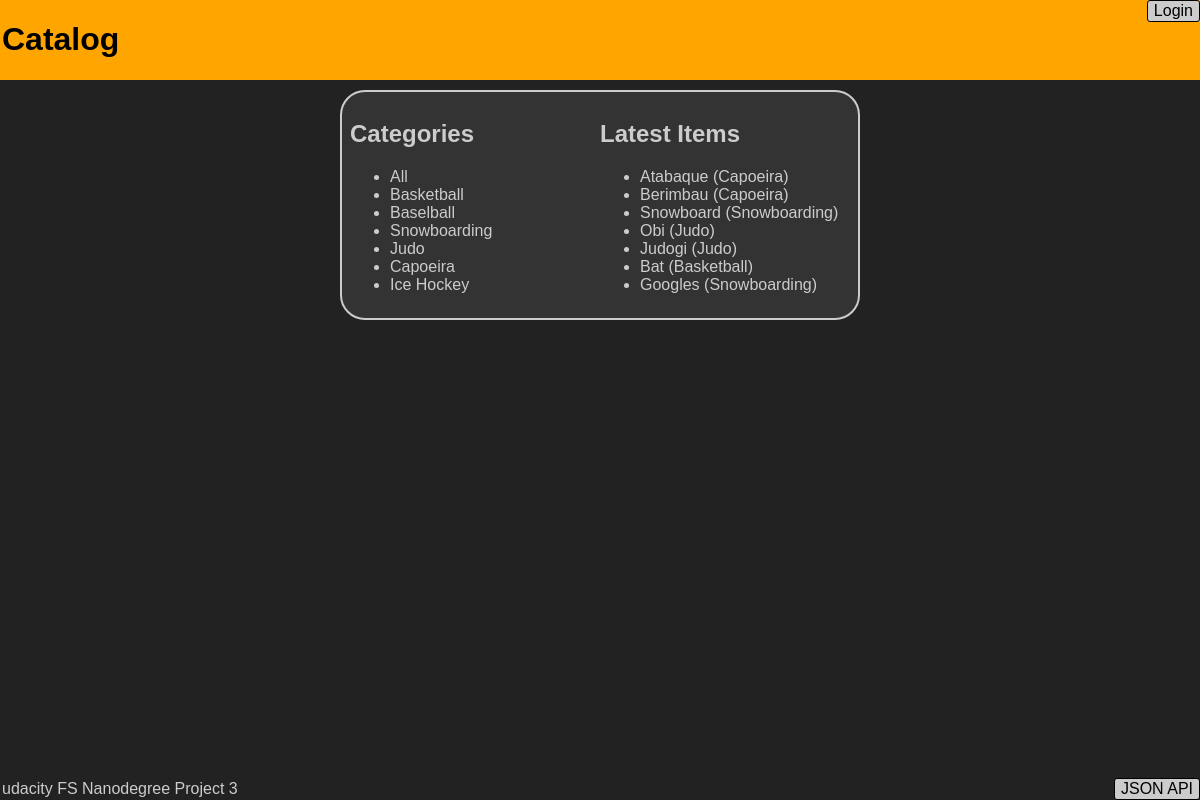
Page /catalog/ on the committed database.
### database_setup.py (models this page shows)
class Category(Base):
    __tablename__ = 'Categories'
    name = Column(String(255), nullable=False, unique=True)
    id = Column(Integer, primary_key=True)

class Item(Base):
    __tablename__ = 'Items'
    name = Column(String(255), nullable=False)
    id = Column(Integer, primary_key=True)
    category_id = Column(Integer, ForeignKey('Categories.id'))
    category = relationship(Category)
    owner_id = Column(Integer, ForeignKey('Users.id'))
    owner = relationship(User)
    description = Column(String(255))
    image = Column(String(255))
    created = Column(DateTime, default=datetime.datetime.utcnow)

### application.py (the view)
@app.route('/')
@app.route('/catalog/')
def showCatalog():
    categories = Category.query.all()
    items = Item.query.order_by(Item.created.desc()).all()
    return render_template('catalog.html', categories=categories,
                           items=items, user=g.user)

### application.py (called while the page is built)
@app.before_request
def before_request():
    g.user = None
    if 'user_id' in session:
        g.user = User.query.get(session['user_id'])
        g.user.name = github.get('user')["name"]
        g.user.avatar = github.get('user')["avatar_url"]
        db_session.add(g.user)
        db_session.commit()

@app.after_request
def after_request(response):
    db_session.remove()
    return response

### templates/catalog.html
{% include 'header.html' %}
	<div class="main">
		<div class="categories">
			<h2>Categories</h2>
			<ul>
				<li><a href="{{url_for('showCatalog')}}">All</a>
				</li>
				{% for category in categories %}
				<li><a href="{{url_for('showCategory', category_name = category.name)}}">{{category.name}}</a>
				</li>
				{% endfor %}
			</ul>
		</div>
		{% if category %}
		<div class="items">
			<h2>{{category.name}}</h2>
			<ul>
				{% if user %}
				<li><a href="{{url_for('addItem',category_name=category.name)}}">Add Item</a>
				</li>
				{% endif %} {% for item in items %}
				<li><a href="{{url_for('showItem', item_id = item.id)}}">{{item.name}}</a>
				</li>
				{% endfor %}
			</ul>
		</div>
		{% else %}
		<div class="items">
			<h2>Latest Items</h2>
			<ul>
				{% for item in items %}
				<li><a href="{{url_for('showItem', item_id = item.id)}}">{{item.name}} ({{item.category.name}})</a>
				</li>
				{% endfor %}
			</ul>
		</div>
		{% endif %}
	</div>
{% include 'footer.html' %}

### templates/header.html (shortened to what this page needs)
<html>
<head>
	<link rel=stylesheet type=text/css href="{{ url_for('static', filename='styles.css') }}">
</head>
<body>
<div class="header">
	<div class="title">
		<h1>Catalog</h1>
	</div>
	<div class="login">
		{% if user %}
		<div class="username">
			<div><p class="username">{{user.name}}</p></div>
			<a href="{{url_for('logoutUser')}}"><button style="float: right">Logout</button></a>
		</div>
		<div class="avatar">
			<img src="{{user.avatar}}" width="80" height="80" alt="Avatar">
		</div>
		{% else %}
		<a href="{{url_for('loginUser')}}"><button style="float: right">Login</button></a>
		{% endif %}
	</div>
</div>

### templates/footer.html
<div class="footer">
	<div class="udacity">udacity FS Nanodegree Project 3</div>
	<div class="api"><a href="{{url_for('catalogjson')}}"><button>JSON API</button></a>
	</div>
</div>
</body>
</html>

### static/styles.css (style rules this page uses)
body { font-family: sans-serif; background-color: #222222; margin: 0px 0px 0px 0px; width:100%; margin:0 auto; overflow:hidden; float:left; }
.header { width:100%; background-color: orange; margin-bottom: 10px; display: flex; display: -webkit-flex; }
.title { padding-left: 2px; width: 100%; }
.login { position: absolute; right: 0; button: 0; display: -webkit-flex; display: flex; }
.main,.item { background-color: #333333; clear:both; color: #CCCCCC; overflow: auto; max-width: 500; min-width: 320px; margin-right: auto; margin-left: auto; margin-top: 10px; margin-bottom: 70px; border: 2px solid; border-radius: 25px; padding: 8px 8px 8px 8px; }
.main { display: -webkit-flex; display: flex; }
.footer { color: black; margin-top: 8px; padding: 0px 0px 0px 0px; position:fixed; bottom: 0; right: 0; width: 100%; color: #CCCCCC; display: -webkit-flex; display: flex; }
.api { position: absolute; right: 0; bottom: 0; }
.udacity { width: 100%; padding: 2px 2px 2px 2px }
.categories { width: 50%; }
.items { width: 50%; }
a:link,a:visited,a:active { color: #CCCCCC; text-decoration: none; }
button,input,select,textarea { -moz-border-radius:3px; -webkit-border-radius: 3px; -khtml-border-radius: 3px; -webkit-appearance: none; border-radius: 3px; font-size: inherit; color: black; border: 1px solid black; }
button { background: #CCCCCC; float: left; }

### rows in the picture
Category: name "Basketball"
Category: name "Baselball"
Category: name "Snowboarding"
Category: name "Judo"
Category: name "Capoeira"
Category: name "Ice Hockey"
Item: name "Atabaque", category.name "Capoeira"
Item: name "Berimbau", category.name "Capoeira"
Item: name "Snowboard", category.name "Snowboarding"
Item: name "Obi", category.name "Judo"
Item: name "Judogi", category.name "Judo"
Item: name "Bat", category.name "Basketball"
Item: name "Googles", category.name "Snowboarding"
